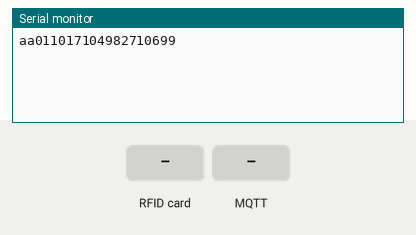
A sketch run on a simulated ESP8266 (NodeMCU). Shown: the last lines printed to the serial monitor. The inputs (shaded band) are chosen by the test bench. WiFi joins after 1.5 s; servers stay silent unless stated; network time is answered at once with the bench clock; the local clock reads 2024-03-15 10:24:30 at power-on unless the sketch sets it; no MQTT or app messages arrive unless stated.

Above: at 2.7 s.
2.8 s: RFID card 5E 7A 19 C4 held to the reader
At 3.4 s:
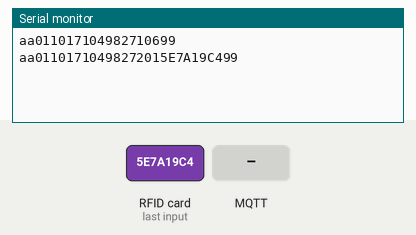
4.3 s: MQTT message "1" arrives on the first subscribed topic
At 5.5 s:
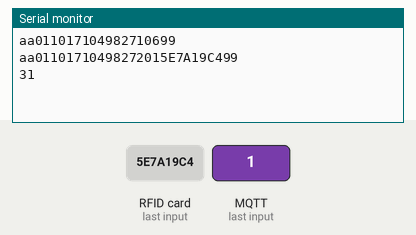
5.8 s: RFID card C3 90 3C 36 held to the reader
At 7.0 s:
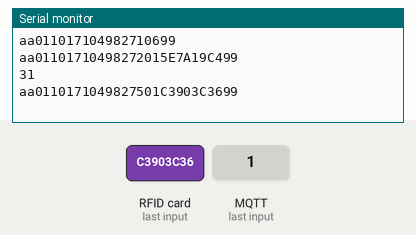
7.3 s: MQTT message "on" arrives on the first subscribed topic
At 8.1 s:
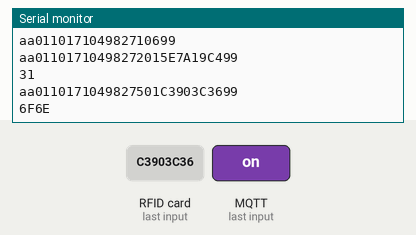
8.8 s: MQTT message "off" arrives on the first subscribed topic
At 9.8 s:
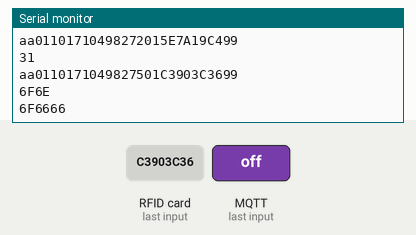

The sketch:

communicationModule.ino
```cpp
#include "Setup.h"
#include "CreateDataCommand.h"
#include "TimeStamp.h"
#include "Rfid.h"
#include "Mqtt.h"

void setup() {
  Serial.begin(BaundRate);
  setupWifi();
  startMqtt();
  startReadRfid();
  startCalculateTimeStamp();
}

int heartbeatCoefficient = 0;
void loop() {
  readCard();
  if(heartbeatCoefficient >= HEARTBEAT_TIME) {
      sendHeartbeat();
      heartbeatCoefficient = 0;
  }
  heartbeatCoefficient++;
  delay(REFRESH_TIME);
}
```

CreateDataCommand.cpp
```cpp
#include "CreateDataCommand.h"
#include "Setup.h"
#include "TimeStamp.h"

char* createRfidMeetFrame(char* rfidCode) {
//  Frame_head  Command_code  Frame_length  Timestamp1  Timestamp2  Timestamp3  Timestamp4  Timestamp5  AGV_ID  RFID  RFID  RFID  RFID  Parity_bit
//      ab            01          28
  char* bufferData = (char*) malloc(29);
  strcpy(bufferData, (char*)"ab");
  strcat(bufferData, (char*)"01");
  strcat(bufferData, (char*)"28");
  strcat(bufferData, (char*)agvId);
  strcat(bufferData, getTimeStamp());
  strcat(bufferData, rfidCode);
  strcat(bufferData, (char*)"99");  // dummy parity bit
  return bufferData;
}

// Send ready signal to Server
char* createLoginFrame() {
//  Frame_head  Command_code  Frame_length  AGV_ID   Timestamp1  Timestamp2  Timestamp3  Timestamp4  Timestamp5  Password   Parity_bit
//      ab            02          22
  char* bufferData = (char*) malloc(23);
  strcpy(bufferData, (char*)"ab");
  strcat(bufferData, (char*)"02");
  strcat(bufferData, (char*)"22");
  strcat(bufferData, (char*)agvId);
  strcat(bufferData, getTimeStamp());
  strcat(bufferData, (char*)PASS_AGV_SYS);
  strcat(bufferData, (char*)"99");  // dummy parity bit
  return bufferData;
}

char* createHeartbeatFrame() {
//  Frame_head  Command_code  Frame_length   AGV_ID   Timestamp1  Timestamp2  Timestamp3  Timestamp4  Timestamp5 RFID  RFID  RFID  RFID  Parity_bit
//      ab            03          30
  char* bufferData = (char*) malloc(31);
  strcpy(bufferData, (char*)"ab");
  strcat(bufferData, (char*)"03");
  strcat(bufferData, (char*)"30");
  strcat(bufferData, (char*)agvId);
  strcat(bufferData, getTimeStamp());
  strcat(bufferData, (char*)"99"); // Dummy battery level
  strcat(bufferData, currentRfid);
  strcat(bufferData, (char*)"99");  // dummy parity bit
  return bufferData;
}

// Send failure signal to Server
char* createFailureFrame(char* failureCode) {
//  Frame_head  Command_code  Frame_length  AGV_ID   Timestamp1  Timestamp2  Timestamp3  Timestamp4  Timestamp5  Failure_code   Parity_bit
//      ab            04          22
  char* bufferData = (char*) malloc(23);
  strcpy(bufferData, (char*)"ab");
  strcat(bufferData, (char*)"04");
  strcat(bufferData, (char*)"22");
  strcat(bufferData, (char*)agvId);
  strcat(bufferData, getTimeStamp());
  strcat(bufferData, (char*)failureCode);
  strcat(bufferData, (char*)"99");  // dummy parity bit
  return bufferData;
}


// Send Ready signal to STM32
char* createReadyFrame() {
  //  Frame_head  AGV_ID  Frame_length  Timestamp1  Timestamp2  Timestamp3  Timestamp4  Timestamp5  code  Parity_bit
  //      aa        01          10                                                                   06
  char* bufferData = (char*) malloc(22);
  strcpy(bufferData, (char*)"aa");
  strcat(bufferData, (char*)agvId);
  strcat(bufferData, (char*)"10");
  strcat(bufferData, getTimeStamp());
  strcat(bufferData, (char*)"06");
  strcat(bufferData, (char*)"99");  // dummy parity bit
  return bufferData;
}

// Send start signal to STM32
char* createStartFrame() {
  //  Frame_head  AGV_ID  Frame_length  Timestamp1  Timestamp2  Timestamp3  Timestamp4  Timestamp5  code  Parity_bit
  //      aa        01          10                                                                   02
  char* bufferData = (char*) malloc(22);
  strcpy(bufferData, (char*)"aa");
  strcat(bufferData, (char*)agvId);
  strcat(bufferData, (char*)"10");
  strcat(bufferData, getTimeStamp());
  strcat(bufferData, (char*)"02");
  strcat(bufferData, (char*)"99");  // dummy parity bit
  return bufferData;
}

// Send stop signal to STM32
char* createStopFrame() {
  //  Frame_head  AGV_ID  Frame_length  Timestamp1  Timestamp2  Timestamp3  Timestamp4  Timestamp5  code  Parity_bit
  //      aa        01          10                                                                   03
  char* bufferData = (char*) malloc(22);
  strcpy(bufferData, (char*)"aa");
  strcat(bufferData, (char*)agvId);
  strcat(bufferData, (char*)"10");
  strcat(bufferData, getTimeStamp());
  strcat(bufferData, (char*)"03");
  strcat(bufferData, (char*)"99");  // dummy parity bit
  return bufferData;
}

// Create and send power ON signal to STM32
char* createPowerOnFrame() {
  //  Frame_head  AGV_ID  Frame_length  Timestamp1  Timestamp2  Timestamp3  Timestamp4  Timestamp5  code  Parity_bit
  //      aa        01          10                                                                   04
  char* bufferData = (char*) malloc(22);
  strcpy(bufferData, (char*)"aa");
  strcat(bufferData, (char*)agvId);
  strcat(bufferData, (char*)"10");
  strcat(bufferData, getTimeStamp());
  strcat(bufferData, (char*)"04");
  strcat(bufferData, (char*)"99");  // dummy parity bit
  return bufferData;
}

// Create and send power OFF signal to STM32
char* createPowerOffFrame() {
  //  Frame_head  AGV_ID  Frame_length  Timestamp1  Timestamp2  Timestamp3  Timestamp4  Timestamp5  code  Parity_bit
  //      aa        01          10                                                                   05
  char* bufferData = (char*) malloc(22);
  strcpy(bufferData, (char*)"aa");
  strcat(bufferData, (char*)agvId);
  strcat(bufferData, (char*)"10");
  strcat(bufferData, getTimeStamp());
  strcat(bufferData, (char*)"05");
  strcat(bufferData, (char*)"99");  // dummy parity bit
  return bufferData;
}
//
char* createRfidMeetFrameToStm32(char* rfidCode) {
  //  Frame_head  AGV_ID  Frame_length  Timestamp1  Timestamp2  Timestamp3  Timestamp4  Timestamp5  code  RFID1 RFID2 RFID3 RFID4 Parity_bit
  //      aa        01          14                                                                   01
  char* bufferData = (char*) malloc(31);
  strcpy(bufferData, (char*)"aa");
  strcat(bufferData, (char*)agvId);
  strcat(bufferData, (char*)"10");
  strcat(bufferData, getTimeStamp());
  strcat(bufferData, (char*)"01");
  strcat(bufferData, rfidCode);
  strcat(bufferData, (char*)"99");  // dummy parity bit
  return bufferData;
}
```

CreateDataCommand.h
```cpp
#ifndef CreateDataCommand_H
#define CreateDataCommand_H

char* createRfidMeetFrame(char* rfidCode);
char* createLoginFrame();
char* createReadyFrame();
char* createStartFrame();
char* createStopFrame();
char* createPowerOnFrame();
char* createPowerOffFrame();
char* createRfidMeetFrameToStm32(char* rfidCode);
char* createHeartbeatFrame();

#endif
```

Mqtt.cpp
```cpp
#include "Mqtt.h"
#include "Setup.h"
#include "CreateDataCommand.h"
#include <PubSubClient.h>

WiFiClient espClient;
PubSubClient client(espClient);

void startMqtt() {
  client.setServer(mqtt_server, mqtt_port);
  client.setCallback(callback);
}

void callback(char* topic, byte* payload, unsigned int length) {
  // Recieved start command from Server
  if(strcmp(topic, MQTT_SUB_START) == 0) {
    Serial.print(createStartFrame());
    Serial.println();
  }
  // Recieved stop command from server
  else if(strcmp(topic, MQTT_SUB_STOP) == 0) {
    Serial.print(createStopFrame());
    Serial.println();
  }
  // Recieved Power ON command from server
  else if(strcmp(topic, MQTT_SUB_ON) == 0) {
    Serial.print(createPowerOnFrame());
    Serial.println();
  }
  // Recieved Power OFF command from server
  else if(strcmp(topic, MQTT_SUB_OFF) == 0) {
    Serial.print(createPowerOffFrame());
    Serial.println();
  }
  else if(strcmp(topic, mqtt_topic_sub) == 0) {
    for (int i = 0; i < length; i++) {
      Serial.print(payload[i] < 0x10 ? "0" : "");
      Serial.print(payload[i], HEX);
    }
    Serial.println();
  }
}

void reconnect() {
  // Chờ tới khi kết nối
  while (!client.connected()) {
    if (client.connect("ESP8266Client",mqtt_user, mqtt_pwd)) {

      // Send login msg
      sendUpdate( createLoginFrame() );

      client.subscribe(mqtt_topic_sub);
      client.subscribe(MQTT_SUB_START);
      client.subscribe(MQTT_SUB_STOP);
      client.subscribe(MQTT_SUB_ON);
      client.subscribe(MQTT_SUB_OFF);
    } else {
      delay(5000);
    }
  }
}

void sendUpdate(char* msg) {
  if (!client.connected()) {
    reconnect();
  }
  if(!client.loop()) client.connect("ESP8266Client");
  client.publish(AGV_SERVER, msg);
//  sendToStm32(msg);
}

void sendToStm32(char* data) {
  Serial.println(data);
}

bool checkConnection() {
  return client.connected();
}

void clientLoop() {
  client.loop();
}

void sendHeartbeat() {
  sendUpdate(createHeartbeatFrame());
}
```

Mqtt.h
```cpp
#ifndef Mqtt_H
#define Mqtt_H

#include "Setup.h"

void startMqtt();
void callback(char* topic, byte* payload, unsigned int length);
void reconnect();
void sendUpdate(char* msg);
void sendToStm32(char* data);
bool checkConnection();
void clientLoop();
void sendHeartbeat();

#endif
```

Rfid.cpp
```cpp
#include "Rfid.h"
#include "Mqtt.h"
#include "CreateDataCommand.h"
#include "Setup.h"
#include <SPI.h>
#include <MFRC522.h>

MFRC522 mfrc522(SS_PIN, RST_PIN);   // Create MFRC522 instance
//char* currentRfid = "dummy";

void startReadRfid() {
  SPI.begin();          // Initiate  SPI bus
  mfrc522.PCD_Init();   // Initiate MFRC522
}

void readCard() {
  if (!checkConnection()) {
    reconnect();
  }
  clientLoop();
  if ( ! mfrc522.PICC_IsNewCardPresent())
  {
    return;
  }
  if ( ! mfrc522.PICC_ReadCardSerial())
  {
    return;
  }
  String content= "";
  for (byte i = 0; i < mfrc522.uid.size; i++)
  {
     content.concat(String(mfrc522.uid.uidByte[i] < 0x10 ? " 0" : " "));
     content.concat(String(mfrc522.uid.uidByte[i], HEX));
  }
  content.toUpperCase();
  int str_len = content.substring(1).length() + 1;
  char char_array[str_len];
  char pre_char_array[str_len];
  content.substring(1).toCharArray(char_array, str_len);
  remove_spaces(char_array);

  // Compare to old RFID
  if(strcmp(char_array, currentRfid) == 0) return;
  sendUpdate(createRfidMeetFrame(char_array));
  // Send to Stm32
  Serial.print(createRfidMeetFrameToStm32(char_array));
  Serial.println();
  // Save old RFID
  strcpy(currentRfid, char_array);
}

void remove_spaces(char* s) {
    const char* d = s;
    do {
        while (*d == ' ') {
            ++d;
        }
    } while (*s++ = *d++);
}
```

Rfid.h
```cpp
#ifndef Rfid_H
#define Rfid_H

void startReadRfid();
void readCard();
void remove_spaces(char* s);

#endif
```

Setup.cpp
```cpp
#include "Setup.h"
#include "CreateDataCommand.h"


char* currentRfid = "C3903C36";

void setupWifi() {
  delay(10);
  WiFi.begin(ssid, password);
  while (WiFi.status() != WL_CONNECTED) {
//    Serial.println(".");
    delay(500);
  }
  // Send ready signal to STM32
  Serial.print(createReadyFrame());
  Serial.println();
//  Serial.println(WiFi.localIP());
  WiFi.softAP(mqtt_topic_pub, password);
}
```

Setup.h
```cpp
#ifndef Setup_H
#define Setup_H
#include <ESP8266WiFi.h>

#define ssid            "AGV3.0"
#define password        "test12345"
#define mqtt_server     "192.168.1.68"
#define mqtt_topic_pub  "AGV01"
#define mqtt_topic_sub  "agvWorker1"
#define mqtt_user       "lam"
#define mqtt_pwd        "a"
#define agvId           "01"
#define AGV_SERVER      "agvHandler"
#define PASS_AGV_SYS    "12"
#define SS_PIN          2
#define RST_PIN         0
#define BaundRate       19200
#define QOS_MQTT        2
#define MQTT_SUB_START  "AGV01Start"
#define MQTT_SUB_STOP   "AGV01Stop"
#define MQTT_SUB_ON     "AGV01On"
#define MQTT_SUB_OFF    "AGV01Off"
#define REFRESH_TIME    10  // ms
#define HEARTBEAT_TIME  100  // 1000ms : 10

const uint16_t mqtt_port      = 1883;
const long utcOffsetInSeconds = 0;

extern char* currentRfid;

void setupWifi();
#endif
```

TimeStamp.cpp
```cpp
#include "TimeStamp.h"
#include "Setup.h"
#include <NTPClient.h>
#include <WiFiUdp.h>

// Define NTP Client to get time
WiFiUDP ntpUDP;
NTPClient timeClient(ntpUDP, "pool.ntp.org", utcOffsetInSeconds);

char* getTimeStamp() {
  char * timeStamp = (char *) malloc(11);
  timeClient.update();
  long newTimeStamp = timeClient.getEpochTime();
  sprintf(timeStamp, "%ld", newTimeStamp);
  return timeStamp;
}

void startCalculateTimeStamp() {
  timeClient.begin();
}
```

TimeStamp.h
```cpp
#ifndef TimeStamp_H
#define TimeStamp_H

char* getTimeStamp();
void startCalculateTimeStamp();

#endif
```

Measured:
- after the input at 2.8 s, the serial monitor: prints a new line at once (image 1)
- after the input at 4.3 s, the serial monitor: prints a new line at once (image 2)
- after the input at 5.8 s, the serial monitor: prints a new line at once (image 3)
- after the input at 7.3 s, the serial monitor: prints a new line at once (image 4)
- after the input at 8.8 s, the serial monitor: prints a new line at once (image 5)
